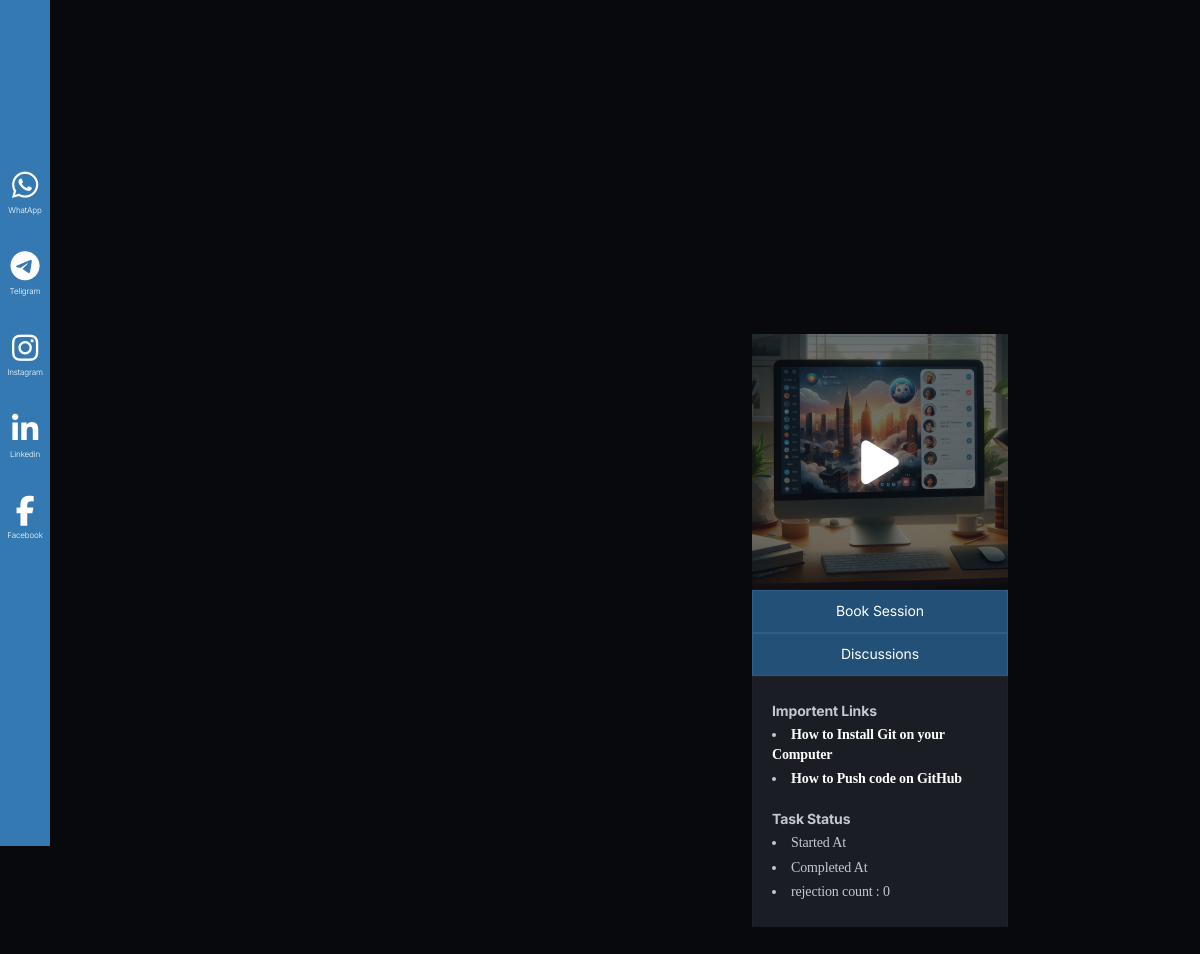
The app's page /level-three/ (signed in), older data.
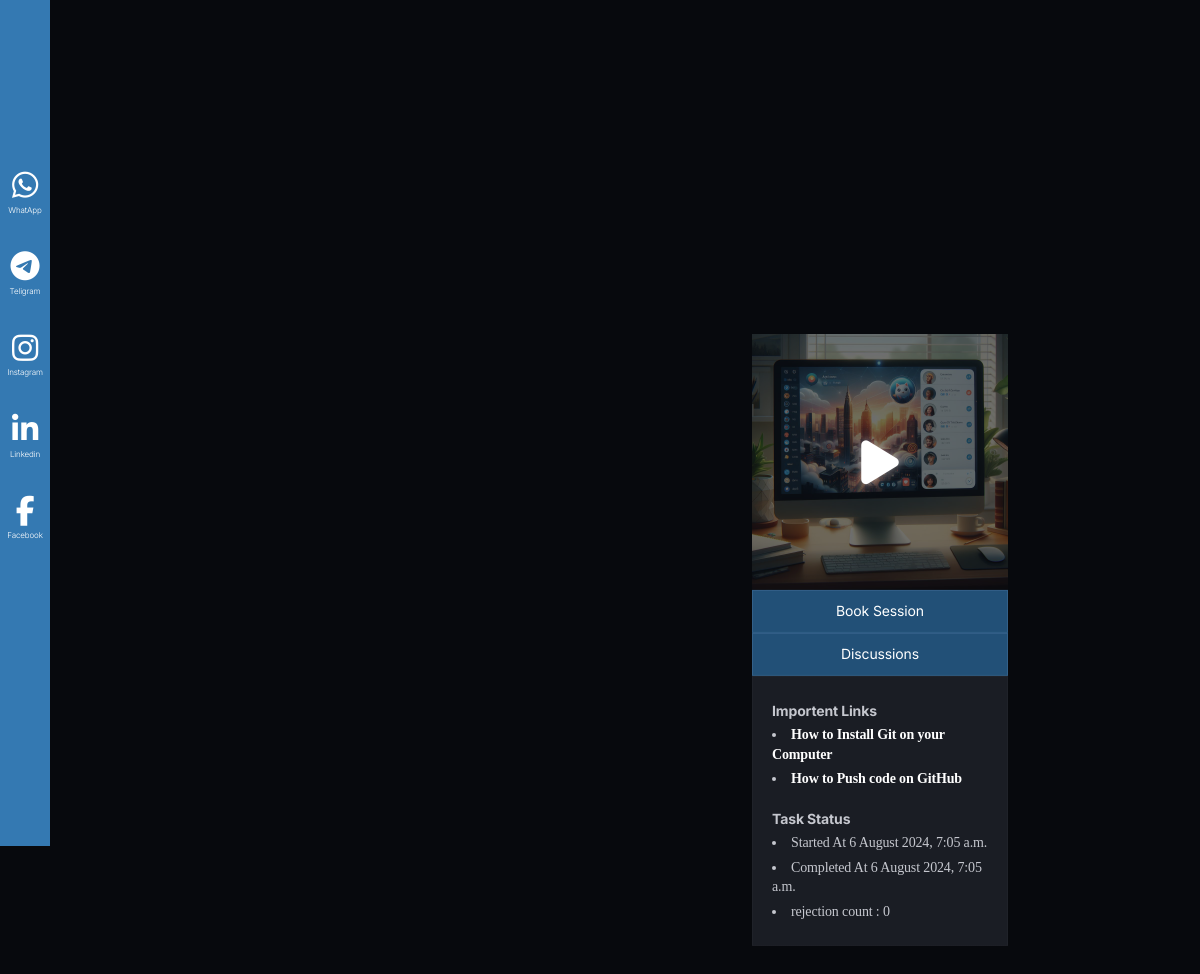
The same page, newer data.
### accounts/models.py (models this page shows, shortened)
class Student(AbstractBaseUser, PermissionsMixin):
    STATUS_NOT_STARTED = 'not_started'
    STATUS_IN_PROGRESS = 'in_progress'
    STATUS_UNDER_REVIEW = 'under_review'
    STATUS_COMPLETED = 'completed'
    STATUS_REJECTED = 'rejected'
    STATUS_CHOICES = [
        (STATUS_NOT_STARTED, 'Not Started'),
        (STATUS_IN_PROGRESS, 'In Progress'),
        (STATUS_UNDER_REVIEW, 'Under Review'),
        (STATUS_COMPLETED, 'Completed'),
        (STATUS_REJECTED, 'Rejected'),
    ]
    email = models.EmailField(unique=True)
    name = models.CharField(max_length=255)
    profile_pic = models.ImageField(upload_to='profile_pics/', null=True, blank=True)
    phone_no = models.CharField(max_length=15, null=True, blank=True)
    whatsapp_no = models.CharField(max_length=15, null=True, blank=True)
    college = models.CharField(max_length=255, null=True, blank=True)
    domain = models.ForeignKey(Domain, on_delete=models.SET_NULL, null=True, blank=True)
    assignment1 = models.ForeignKey(Assignment, on_delete=models.SET_NULL, null=True, blank=True, related_name='assignment1')
    assignment1status = models.CharField(
        max_length=20,
        choices=STATUS_CHOICES,
        default=STATUS_NOT_STARTED,
    )
    assignment1starttime = models.DateTimeField(blank=True,null=True)
    assignment1endttime = models.DateTimeField(blank=True,null=True)
    assignment1rejectioncount = models.IntegerField(default=0)
    assignment2 = models.ForeignKey(Assignment, on_delete=models.SET_NULL, null=True, blank=True, related_name='assignment2')
    assignment2status = models.CharField(
        max_length=20,
        choices=STATUS_CHOICES,
        default=STATUS_NOT_STARTED,
    )
    assignment2starttime = models.DateTimeField(blank=True,null=True)
    assignment2endttime = models.DateTimeField(blank=True,null=True)
    assignment2rejectioncount = models.IntegerField(default=0)
    assignment3 = models.ForeignKey(Assignment, on_delete=models.SET_NULL, null=True, blank=True, related_name='assignment3')
    assignment3status = models.CharField(
        max_length=20,
        choices=STATUS_CHOICES,
        default=STATUS_NOT_STARTED,
    )
    assignment3starttime = models.DateTimeField(blank=True,null=True)
    assignment3endttime = models.DateTimeField(blank=True,null=True)
    assignment3rejectioncount = models.IntegerField(default=0)
    level_choices_student = [(0, 'Not Started'), (1, 'Level 1'), (2, 'Level 2'), (3, 'Level 3'), (4, 'pending'), (5, 'Certificate Level')]
    level_student = models.IntegerField(choices=level_choices_student, default=0)
    otp = models.IntegerField(null=True, blank=True)
    is_active = models.BooleanField(default=True)
    is_staff = models.BooleanField(default=False)
    date_joined = models.DateTimeField(default=timezone.now)
    objects = StudentManager()
    USERNAME_FIELD = 'email'
    REQUIRED_FIELDS = ['name']

class Assignment(models.Model):
    domain = models.ForeignKey(Domain, on_delete=models.SET_NULL, null=True, blank=True)
    assignment_question = models.CharField(max_length=255)
    assignment_description = models.TextField(null=True, blank=True)
    assignment_requirements = models.TextField(null=True, blank=True)
    assignment_banner = models.ImageField(upload_to='assignment_banners/', null=True, blank=True)
    assignment_banner1 = models.ImageField(upload_to='assignment_banners1/', null=True, blank=True)
    level_choices = [(1, 'Level 1'), (2, 'Level 2'), (3, 'Level 3')]
    level = models.IntegerField(choices=level_choices, default=0)
    links = models.ManyToManyField(RefralLink, null=True, blank=True)
    slug = models.CharField(null=True, blank=True, max_length=100)

### accounts/views.py (the view, shortened to what this page needs)
# urls.py: path('level-three/', views.level_three, name='level3'),
@login_required(login_url='/')
def level_three(request):
    student = request.user
    if student.assignment3status == 'not_started':
        student.assignment3status = 'in_progress'
        student.assignment3starttime = timezone.now()
        student.save()
    elif student.assignment3status == 'rejected':
        student.assignment3status = 'in_progress'
        student.assignment3rejectioncount = int(student.assignment3rejectioncount) + 1
        student.save()
    else:
        pass
    try:
        submitted_data = AssignmentSubmit.objects.get(student=student)
        print(submitted_data)
        return render(request, 'level3.html', {"sdata": submitted_data})
    except:
        return render(request, 'level3.html')

### accounts/models.py (called while the page is built)
    def __str__(self):
        return self.domain_name

### templates/level3.html (shortened to what this page needs)
{% load static %}
{% include 'header.html' %}
<section class="support">
    <div class="iconn">
        <div class="spaceicon"></div>
        <i class="fa-brands fa-whatsapp"></i>
        <p>WhatApp</p>
        <i class="fa-brands fa-telegram"></i>
        <p>Teligram</p>
        <i class="fa-brands fa-instagram"></i>
        <p>Instagram</p>
        <i class="fa-brands fa-linkedin-in"></i>
        <p>Linkedin</p>
        <i class="fa-brands fa-facebook-f"></i>
        <p>Facebook</p>
    </div>
</section>
<div class="stg-container">
    <section >
        <div class="stg-row mobtopp">
            <div class="stg-col-8 ">
                <div class="bringer-grid-1cols" data-stagger-appear="zoom-in" data-stagger-unload="zoom-out" data-threshold="0.5" data-stagger-delay="150">
                </div>
            </div>
            <div class="stg-col-4 stg-tp-bottom-gap-l" data-unload="fade-left" style="position: relative; border-radius:0px;">
                <div class="bringer-sticky-block is-init sidesticky" style="transform: translateY(0px);  position: sticky; border-radius:0px;">
                    <div class="card1" id="level1" style="border-radius:0px;">
                        <div class="bac" style="border-radius:0px;"></div>
                        <img style="border-radius:0px;" src="{{user.assignment3.assignment_banner.url}}" data-src="{{user.assignment3.assignment_banner.url}}" alt="" class=" img-fluid">
                        <i id="playbtn1" class="fa-solid fa-play play wow animate__animated animate__backOutDown"></i>
                    </div>
                    <div style="text-align: center;">
                        <a href="{% url 'mentor' %}" class="buttonnn" style="width: 100%; border-radius:0px; color:white;">Book Session</a>
                    </div>
                    <div style="text-align: center;">
                        <a href="/discussions/{{user.assignment3.slug}}" class="buttonnn" style="width: 100%; border-radius:0px;color:white;">Discussions</a>
                    </div>
                    <div class="bringer-block" data-delay="0" data-unload="zoom-out" data-threshold="0.5" style="--mouse-x: 159px; --mouse-y: -71.96250915527344px; padding:5px 20px; border-radius :0px;">
                        <br>
                        <b>Importent Links</b>
                            {% for i in  user.assignment1.links.all %}
                            <li><a style="color:#ffffff;" href="{{i.url}}">{{i.title}}</a></li>
                            {% endfor %}
                            <br>
                            <b>Task Status</b>
                            <li>Started At {{ user.assignment1starttime|date:"j F Y, g:i a" }}</li>
                            <li>Completed At {{user.assignment1endttime|date:"j F Y, g:i a" }}</li>
                            <li>rejection count : {{user.assignment1rejectioncount}}</li>
                            <br>
                    </div>
                </div>
            </div>
        </div>
    </section>
</div>
{% include 'footer.html' %}

Row changes from the older to the newer data that the page shows:
changed Student: assignment1starttime (not shown) → "6 August 2024, 7:05 a.m."; assignment1endttime (not shown) → "6 August 2024, 7:05 a.m."
